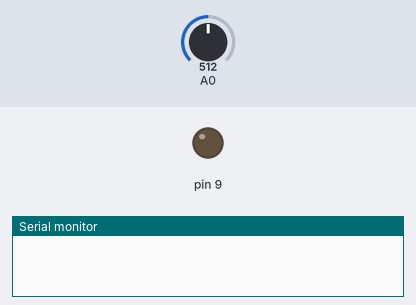
This sketch was run on a simulated Arduino Uno, built with avr-gcc and run on an emulated ATmega328P. Shown: output pins drawn as LEDs (lit = HIGH), the last lines printed to the serial monitor. The inputs (shaded band) are chosen by the test bench; at power-on: A0 = 512.

Above: at 1.2 s.
1.3 s: A0 set to 140
At 1.57 s:
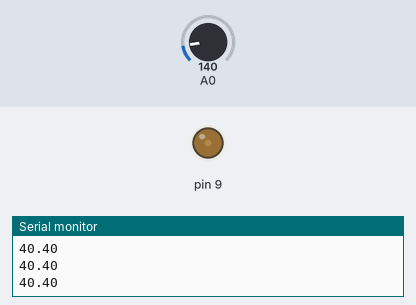
4.3 s: A0 set to 122
7.3 s: A0 set to 160
8.8 s: A0 set to 0
At 9.5 s:
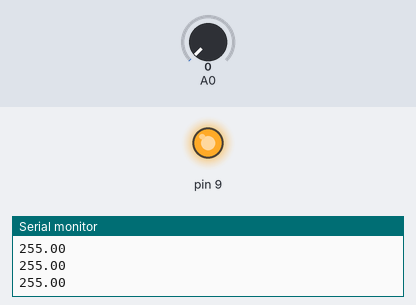
10.3 s: A0 set to 306
At 10.8 s:
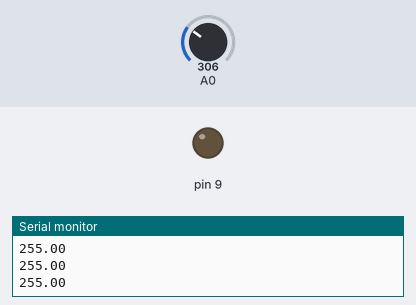
Timing chart, 0 to 12.8 s (numbered marks = the images above; inputs shaded):
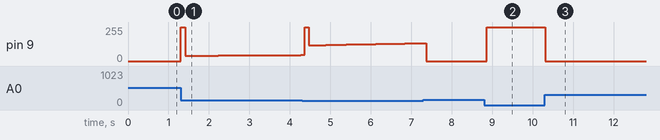

The sketch:

PID_PWM_Motor_malo.ino
```cpp
#include <PID_v1.h>

int lectura = 0;    //variable utilizada para la velocidad
int divisor = 8;
int visor = 1;

double Setpoint, TacoGen, Velocidad;
double aggKp=4, aggKi=0.2, aggKd=1;
double consKp=10, consKi=0.05, consKd=0.25;

PID myPID(&TacoGen, &Velocidad, &Setpoint,consKp, consKi, consKd, DIRECT);


void setup(){
  // declara el pin A0 como entrada analogica:
  pinMode(9, OUTPUT);
  TacoGen = analogRead(0);
  myPID.SetMode(AUTOMATIC);
  // declara el pin 9 como salida:

   Serial.begin(9600);
   Setpoint = 150;
}

void loop()  {

  TacoGen = analogRead(0);
  double gap = abs(Setpoint-TacoGen); //distance away from setpoint

  if(gap<10)
  {  //we're close to setpoint, use conservative tuning parameters
    myPID.SetTunings(consKp, consKi, consKd);
  }
  else
  {
     //we're far from setpoint, use aggressive tuning parameters
     myPID.SetTunings(aggKp, aggKi, aggKd);
  }

  myPID.Compute();
  analogWrite(9, Velocidad);

  visor = 1*Velocidad;
  if (Velocidad > 0){
  Serial.print(Velocidad);
  Serial.println("");
  }


}
```

Measured:
- after the input at 1.3 s, pin 9: 0/255 → 255/255 at once, → 40/255 0.11 s later, → 41/255 0.31 s later, → 42/255 0.51 s later, … (8 changes in this stretch)
- after the input at 8.8 s, pin 9: 0/255 → 255/255 after 0.07 s
- after the input at 10.3 s, pin 9: 255/255 → 0/255 at once
